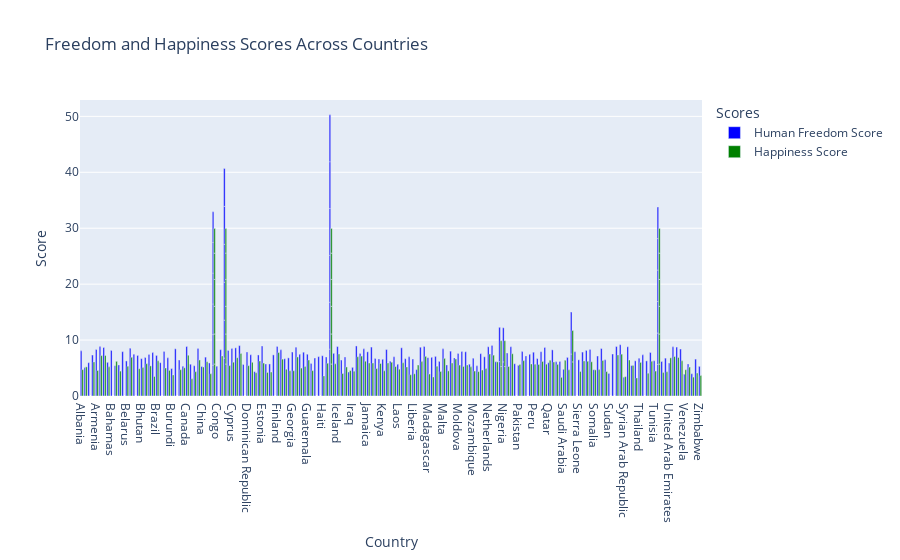

Source (notebook cell):
### Code cell
fig = go.Figure()

# Add freedom scores bar
fig.add_trace(go.Bar(
    x=data['Country'],
    y=data['Human Freedom Score'],
    name='Human Freedom Score',
    marker_color='blue'
))

# Add happiness scores bar
fig.add_trace(go.Bar(
    x=data['Country'],
    y=data['Happiness Score'],
    name='Happiness Score',
    marker_color='green'
))

# Customize the layout
fig.update_layout(
    title='Freedom and Happiness Scores Across Countries',
    xaxis=dict(title='Country'),
    yaxis=dict(title='Score'),
    barmode='group',  # Grouped bars
    legend=dict(title='Scores'),
    template='plotly'
)

# Show the plot
fig.show()

### Figure 1 — Plotly figure (JSON) as saved in the notebook; plotly's stock layout.template omitted (floating-point values rounded to 4 significant figures; data arrays with more than 128 entries replaced by an {"elided": "..."} marker saying what was removed)
{"data": [{"marker": {"color": "blue"}, "name": "Human Freedom Score", "type": "bar", "x": {"elided": "188 str values"}, "y": {"elided": "188 float values"}}, {"marker": {"color": "green"}, "name": "Happiness Score", "type": "bar", "x": {"elided": "188 str values"}, "y": {"elided": "188 float values"}}], "layout": {"barmode": "group", "legend": {"title": {"text": "Scores"}}, "title": {"text": "Freedom and Happiness Scores Across Countries"}, "xaxis": {"title": {"text": "Country"}}, "yaxis": {"title": {"text": "Score"}}}}
